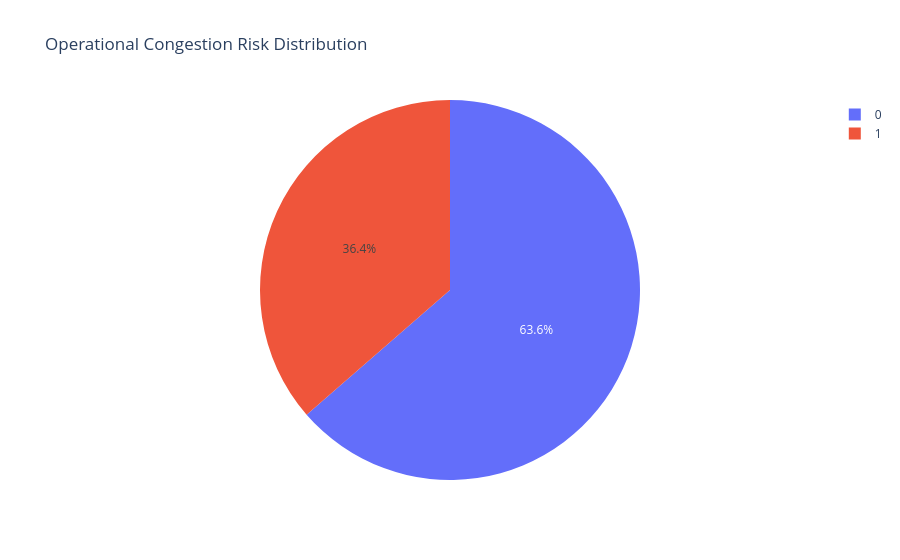

Notebook code for this chart:
### Code cell
fig = px.pie(
    risk_distribution,
    names="Risk Status",
    values="Count",
    title="Operational Congestion Risk Distribution"
)

fig.show()

### Figure 1 — Plotly figure (JSON) as saved in the notebook; plotly's stock layout.template omitted (floating-point values rounded to 4 significant figures)
{"data": [{"domain": {"x": [0, 1], "y": [0, 1]}, "hovertemplate": "Risk Status=%{label}<br>Count=%{value}<extra></extra>", "labels": [0, 1], "legendgroup": "", "name": "", "showlegend": true, "type": "pie", "values": [458, 262]}], "layout": {"legend": {"tracegroupgap": 0}, "title": {"text": "Operational Congestion Risk Distribution"}}}
